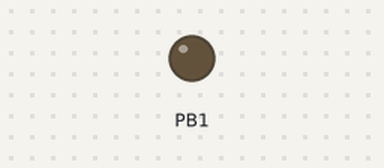
A sketch run on a simulated ATtiny85, built with avr-gcc and run on an emulated ATtiny85. Parts: output pins drawn as LEDs (lit = HIGH).

Above: at 7.3 s.
At 17.2 s:
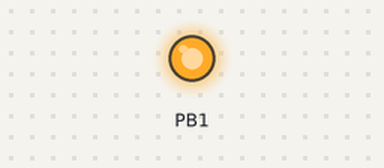
Timing chart, 0 to 32.1 s (numbered marks = the images above):
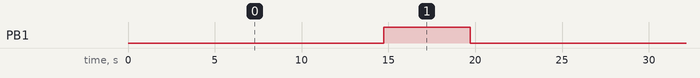

Measured:
- by itself, PB1: alternates HIGH for 5.0 s and LOW for 19.7 s

The sketch:

script.ino
```cpp
#include "DigiKeyboard.h"

void setup() {
  pinMode(1, OUTPUT);
}

void loop() {
  // Open Notepad by pressing the Windows key and typing "notepad"
  DigiKeyboard.sendKeyStroke(KEY_R, MOD_GUI_LEFT);
  DigiKeyboard.delay(300);
  DigiKeyboard.print("notepad");
  DigiKeyboard.sendKeyStroke(KEY_ENTER);
  DigiKeyboard.delay(1000);

  // Type "I love you" 100 times
  for (int i = 0; i < 100; i++) {
    DigiKeyboard.print("I love you");
    DigiKeyboard.println(); // Send a newline character instead of Enter key
    DigiKeyboard.delay(100);
  }

  // Close Notepad
  DigiKeyboard.sendKeyStroke(KEY_F4, MOD_ALT_LEFT);
  DigiKeyboard.delay(500);
  DigiKeyboard.sendKeyStroke(KEY_F4, MOD_ALT_LEFT);
  DigiKeyboard.delay(500);

  // Turn on the LED for 5 seconds and then turn it off
  digitalWrite(1, HIGH);
  DigiKeyboard.delay(5000);
  digitalWrite(1, LOW);
  DigiKeyboard.delay(5000);
}
```
